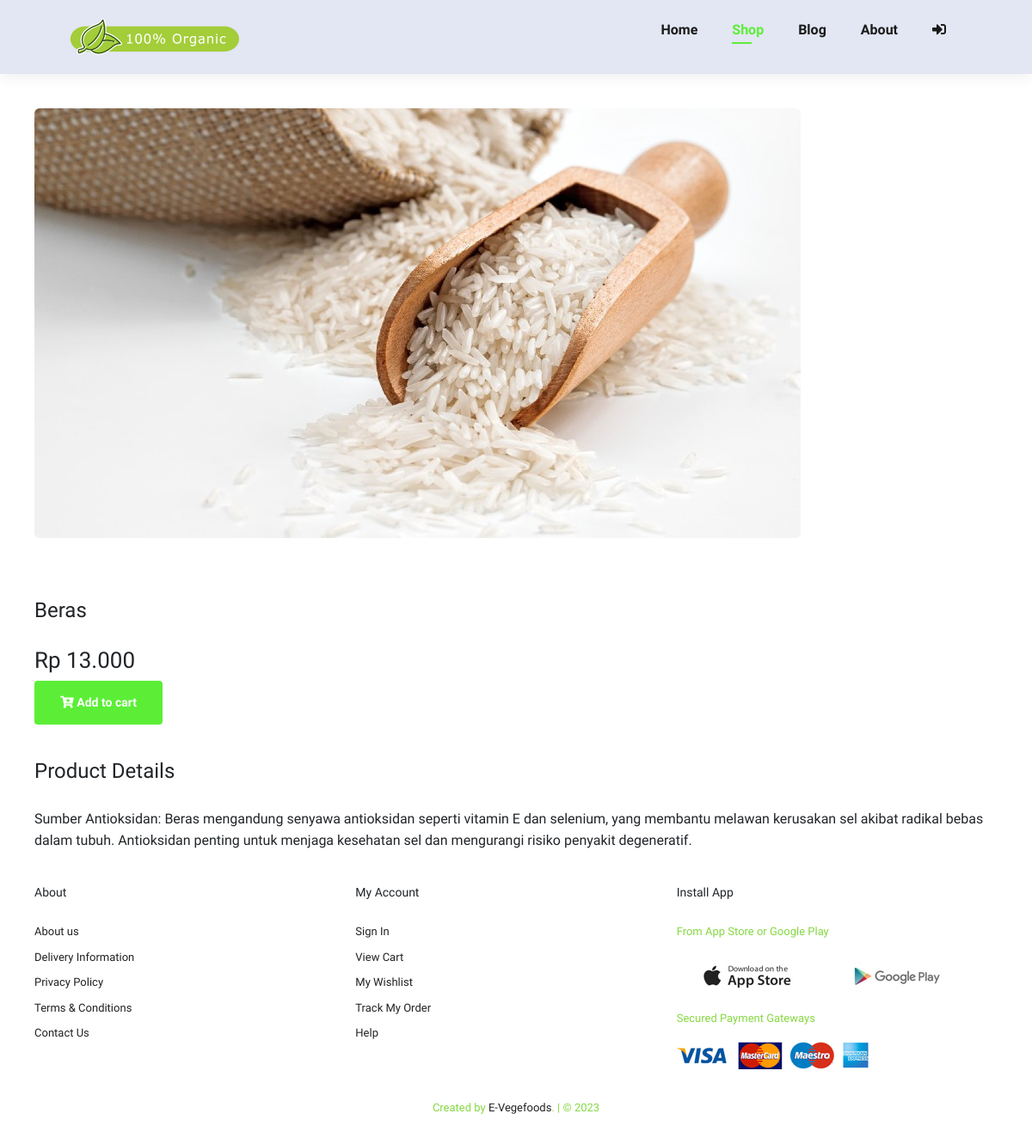
The app's page /shop/17 with its own data.
### tables this page shows
CREATE TABLE `produk` (
  `id` int(11) NOT NULL AUTO_INCREMENT,
  `nama_produk` varchar(255) DEFAULT NULL,
  `satuan` varchar(10) DEFAULT NULL,
  `harga` int(15) DEFAULT NULL,
  `image` varchar(255) DEFAULT NULL,
  `detail` text,
  PRIMARY KEY (`id`)
);

### application/controllers/Welcome.php (called while the page is built, shortened)
<?php
class Welcome extends CI_Controller
{
    public function shop_detail()
    {
        $id                     = $this->uri->segment(2);
        $data['product_detail'] = $this->m_data->edit_data(['id' => $id], 'produk')->result();
        $data['id_tran']        = $this->db->select_max('id')->get('h_transaksi')->row();
        $data['total']          = $this->m_data->shop('id_detil', ['id_pengguna' => $this->session->userdata('id'), 'status!=' => '3', 'id_produk!=' => '0'])->num_rows();
        $this->load->view('frontend/v_header', $data);
        $this->load->view('frontend/v_shop_detail', $data);
        $this->load->view('frontend/v_footer');
    }
}

### index.php (called while the page is built, shortened)
<?php
require_once BASEPATH . 'core/CodeIgniter.php';

### application/models/M_data.php (called while the page is built, shortened)
<?php
class M_data extends CI_Model
{
    public function edit_data($where, $table)
    {
        return $this->db->get_where($table, $where);
    }
    public function shop($order, $where)
    {
        $this->db->select('h.id AS id,id_pengguna,alamat,d.id AS id_detil,nama,status,id_produk,pr.nama_produk,jumlah,d.harga,ongkir');
        $this->db->from('h_transaksi h ');
        $this->db->join('d_transaksi d', 'h.id=d.id_tran', 'inner');
        $this->db->join('pengguna p', 'p.id=h.id_pengguna', 'inner');
        $this->db->join('produk pr', 'pr.id=d.id_produk', 'left');
        $this->db->where($where);
        $this->db->order_by($order, 'asc');
        return $this->db->get();
    }
}

### application/views/frontend/v_shop_detail.php (the view, shortened to what this page needs)
<section id="prodetails" class="section-p1">
  <?php foreach ($product_detail as $p) : ?>
    <div class="single-pro-image">
      <img src="<?= base_url('assets/imgbeautyhampers/products/' . $p->image) ?>" class="img-fluid rounded float-star" id="MainImg" alt="" />
      <div class="single-pro-details">
        <h4><?= ucwords($p->nama_produk) ?></h4>
        <h2>Rp <?= number_format($p->harga, 0, ",", ".") ?></h2>
        <?= form_open(base_url('welcome/add_cart')); ?>
        <button class="normal" type="submit"><i class="fas fa-cart-plus"></i> Add to cart</button>
        <?= form_close(); ?>
        <h4>Product Details</h4>
        <span>
          <?= ucfirst($p->detail) ?>
        </span>
      </div>
    <?php endforeach ?>
</section>

### application/views/frontend/v_header.php (shortened to what this page needs)
<!DOCTYPE html>
<html lang="en">
<head>
  <link rel="stylesheet" href="https://pro.fontawesome.com/releases/v5.10.0/css/all.css" />
  <link rel="stylesheet" href="<?= base_url('assets/css/style.css') ?>" />
  <link href="https://cdn.jsdelivr.net/npm/bootstrap@5.3.0-alpha3/dist/css/bootstrap.min.css" rel="stylesheet">
</head>
<body cz-shortcut-listen="true">
  <section id="header">
    <a href="#"><img src="<?= base_url('assets/img/logo.png') ?>" width="200px" alt="" />
    </a>
    <ul id="navbar">
      <li><a class="<?= $this->uri->segment(1) == '' ? 'active' : '' ?>" href="<?= base_url('/') ?>">Home</a></li>
      <li><a class="<?= $this->uri->segment(1) == 'shop' || $this->uri->segment(1) == 'shop_detail' ? 'active' : '' ?>" href="<?= base_url('shop') ?>">Shop</a></li>
      <li><a class="<?= $this->uri->segment(1) == 'blog' || $this->uri->segment(1) == 'blog_detail' ? 'active' : '' ?>" href="<?= base_url('blog') ?>">Blog</a></li>
      <li><a class="<?= $this->uri->segment(1) == 'about' ? 'active' : '' ?>" href="<?= base_url('about') ?>">About</a></li>
      <?php if ($this->session->userdata('status') == '') : ?>
        <li><a class="<?= $this->uri->segment(1) == 'login' ? 'active' : '' ?>" href="<?= base_url('login') ?>"><i class="fas fa-sign-in-alt"></i></a></li>
      <?php elseif ($this->session->userdata('level') == 'penjual' || $this->session->userdata('level') == 'admin') : ?>
        <li><a class="<?= $this->uri->segment(1) == 'account' ? 'active' : '' ?>" href="<?= base_url('dashboard') ?>"><i class="fas fa-user"></i></a></li>
      <?php endif ?>
    </ul>
  </section>

### application/views/frontend/v_footer.php (shortened to what this page needs)
<footer class="section-p1">
  <div class="col">
    <h4>About</h4>
    <a href="#">About us</a>
    <a href="#">Delivery Information</a>
    <a href="#">Privacy Policy</a>
    <a href="#">Terms & Conditions</a>
    <a href="#">Contact Us</a>
  </div>
  <div class="col">
    <h4>My Account</h4>
    <a href="#">Sign In</a>
    <a href="#">View Cart</a>
    <a href="#">My Wishlist</a>
    <a href="#">Track My Order</a>
    <a href="#">Help</a>
  </div>
  <div class="col install">
    <h4>Install App</h4>
    <p>From App Store or Google Play</p>
    <div>
      <img src="<?= base_url('assets/img/pay/app.jpg') ?>" alt="" />
      <img src="<?= base_url('assets/img/pay/play.jpg') ?>" alt="" />
    </div>
    <p>Secured Payment Gateways</p>
    <img src="<?= base_url('assets/img/pay/pay.png') ?>" alt="" />
  </div>
  <div class="copyright">
    <p>Created by <a href="">E-Vegefoods</a>. | &copy; <?= date('Y') ?></p>
  </div>
</footer>
</body>
</html>

### assets/css/style.css (style rules this page uses)
* { margin: 0; padding: 0; box-sizing: border-box; font-family: "Spartan", sans-serif; }
h2 { font-size: 46px; line-height: 54px; color: #222; }
h4 { font-size: 20px; color: #222; }
p { font-size: 16px; color: #85d841; margin: 15px 0 20px 0; }
.section-p1 { padding: 20px 40px; }
button.normal { font-size: 14px; font-weight: 600; padding: 15px 30px; color: #000; background-color: #fff; border-radius: 4px; cursor: pointer; border: none; outline: none; transition: 0.2s; }
body { width: 100%; }
#header { display: flex; align-items: center; justify-content: space-between; padding: 20px 80px; background: #e3e6f3; box-shadow: 0 5px 15px rgba(0, 0, 0, 0.06); z-index: 999; position: sticky; top: 0; left: 0; }
#navbar { display: flex; align-items: center; justify-content: center; }
#navbar li { list-style: none; padding: 0 20px; position: relative; }
#navbar li a { text-decoration: none; font-size: 16px; font-weight: 600; color: #1a1a1a; transition: 0.3s ease; }
#navbar li a:hover, #navbar li a.active { color: #5cee37; }
#navbar li a.active::after, #navbar li a:hover::after { content: ""; width: 30%; height: 2px; background: #5cee37; position: absolute; bottom: -4px; left: 20px; }
footer { display: flex; flex-wrap: wrap; justify-content: space-between; }
footer .col { display: flex; flex-direction: column; align-items: flex-start; margin-bottom: 20px; }
footer h4 { font-size: 14px; padding-bottom: 20px; }
footer p { font-size: 13px; margin: 0 0 8px 0; }
footer a { font-size: 13px; text-decoration: none; color: #222; margin-bottom: 10px; }
footer .install img { margin: 10px 0 15px 0; }
footer .copyright { width: 100%; text-align: center; }
#prodetails { display: flex; margin-top: 20px; }
#prodetails .single-pro-image { width: 40%; margin-right: 50px; align-items: center; }
#prodetails .single-pro-details { width: 50%; padding-top: 30px; }
#prodetails .single-pro-details h4 { padding: 40px 0 20px 0; }
#prodetails .single-pro-details h2 { font-size: 26px; }
#prodetails .single-pro-details button { background: #5cee37; color: #fff; }
#prodetails .single-pro-details span { line-height: 25px; }
#prodetails { display: flex; flex-direction: column; }
#prodetails .single-pro-image { width: 100%; margin-right: 0px; }
#prodetails .single-pro-details { width: 100%; }

### records on screen
produk: image (picture), nama_produk "Beras", harga "13.000", detail "Sumber Antioksidan: Beras mengandung senyawa antioksidan seperti vitamin E dan selenium, yang membantu melawan kerusakan sel akibat radikal bebas dalam tubuh. Antioksidan penting untuk menjaga kesehatan sel dan mengurangi risiko penyakit degeneratif."
